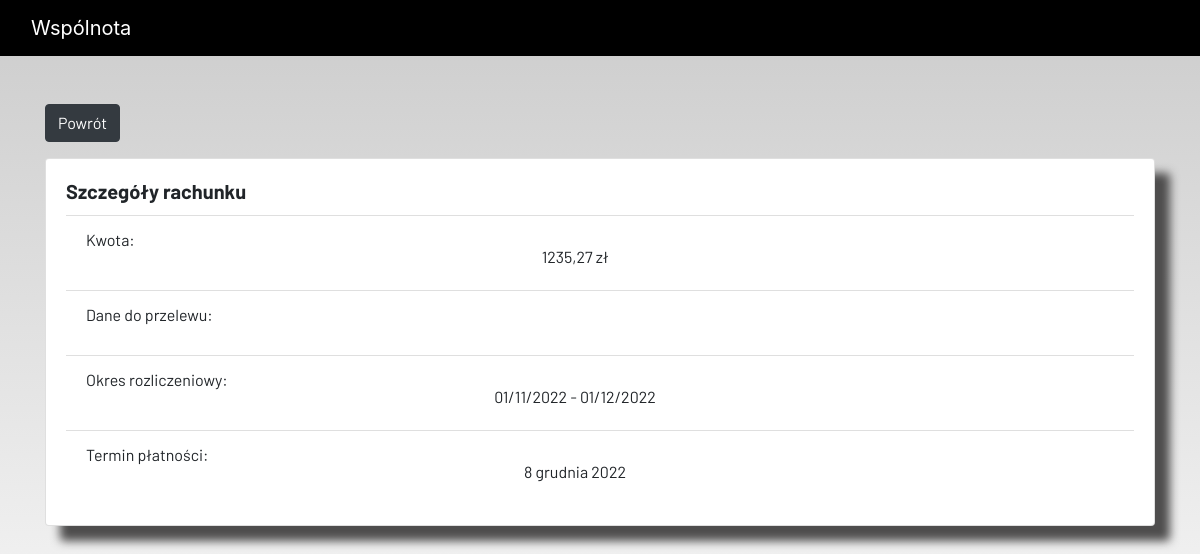
The page /billing_detail/9 on the database its author committed.
### ideas/models.py (models this page shows, shortened)
class Billing(models.Model):
    admin = models.ForeignKey(User, on_delete=models.CASCADE, null=True, blank=True)
    id = models.AutoField(primary_key = True)
    owner = models.ForeignKey(Local, on_delete=models.CASCADE, null=False, blank=False)
    value = models.DecimalField(("Kwota do zapłaty"), max_digits=100, decimal_places=2)
    status = models.BooleanField(("Czy zapłacone?"))
    start_billing = models.DateField(("Początek okresu rozliczeniowego"), null=False, blank=False)
    end_billing = models.DateField(("Koniec okresu rozliczeniowego"), null=False, blank=False)
    payment_date = models.DateField(("Termin płatności"), null=True, blank=True)

### ideas/view/billing_views.py (the view)
# urls.py: path('billing_detail/<int:pk>', billing_detail, name='billing_detail'),
def billing_detail(request, pk=None):
    billing = Billing.objects.get(id=pk)
    logged = whoLogged(request)
    context = {
        'billing': billing,
        'logged': logged,
    }
    return render(request, 'registration/billing/billing_detail.html', context)

### ideas/functions/user_function.py (called while the page is built)
def whoLogged(request):
    locals = Local.objects.all()
    logged = 'nobody'
    for local in locals:
        if local.admin == request.user:
            logged = 'admin'
            break
        elif local.owner == request.user:
            logged = 'resident'
            break
    return logged

### ideas/templates/registration/billing/billing_detail.html (shortened to what this page needs)
{% extends 'registration/main.html' %}
{% load static %}
{% block content %}
{% load crispy_forms_tags %}
<div class="container" >
    <div class="form-group">
        {% if logged == 'admin' %}
            <a href="{% url 'billing' %}">
                <button  class="btn btn-dark" >
                    Powrót
                </button>
            </a>
        {% else %}
            <a href="{% url 'resident_billing' %}">
                 <button  class="btn btn-dark" >
                     Powrót
                 </button>
            </a>
        {% endif %}
    </div>
</div>
<div class="container">
    <p style="text-align: center">
        <div class="card" style="width: 100%; height: 80%" >
            <div class="card-body">
                <h5 class="card-title"><b>Szczegóły rachunku</b></h5>
                <ul class="list-group list-group-flush">
                    <li class="list-group-item">
                        Kwota:
                        <p style="text-align: center">{{ billing.value }} zł</p>
                    </li>
                        <li class="list-group-item">
                        Dane do przelewu:
                    </li>
                    <li class="list-group-item">
                        Okres rozliczeniowy:
                        <p style="text-align: center">{{ billing.start_billing | date:"d/m/Y" }} - {{ billing.end_billing | date:"d/m/Y" }}</p>
                    </li>
                    <li class="list-group-item">
                        Termin płatności:
                        <p style="text-align: center">{{ billing.payment_date }}</p>
                    </li>
                </ul>
            </div>
        </div>
    </p>
</div>
{% endblock content %}

### static/main.css (style rules this page uses)
html { scroll-behavior: smooth; height: 100%; width: 100%; }
.card { box-shadow: 15px 15px 10px rgb(78, 77, 77); }
a { text-decoration: none !important; color: black; }
.card p { text-align: right; margin-right: 50px; line-height: 10px; }
html, body { max-width: 100%; overflow-x: hidden; height: 100%; width: 100%; }
body { background: linear-gradient(rgba(0, 0, 0, 0.2), rgba(255, 255, 255, 0.5)); overflow-x: hidden; background-repeat: no-repeat; }

### rows shown on the page
Billing: value "1235,27", start_billing "01/11/2022", end_billing "01/12/2022", payment_date "8 grudnia 2022"
